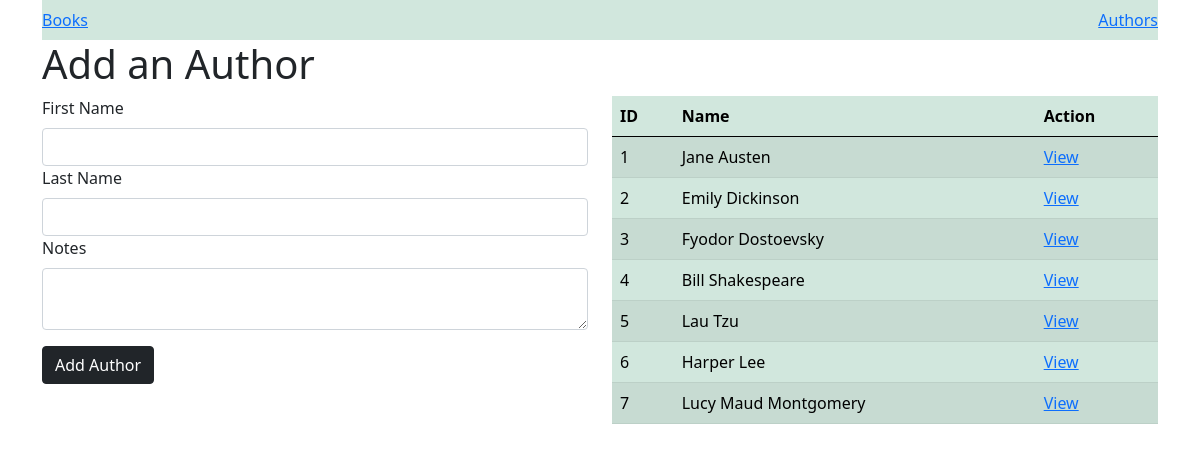
The page /newAuthor on the database as committed earlier.
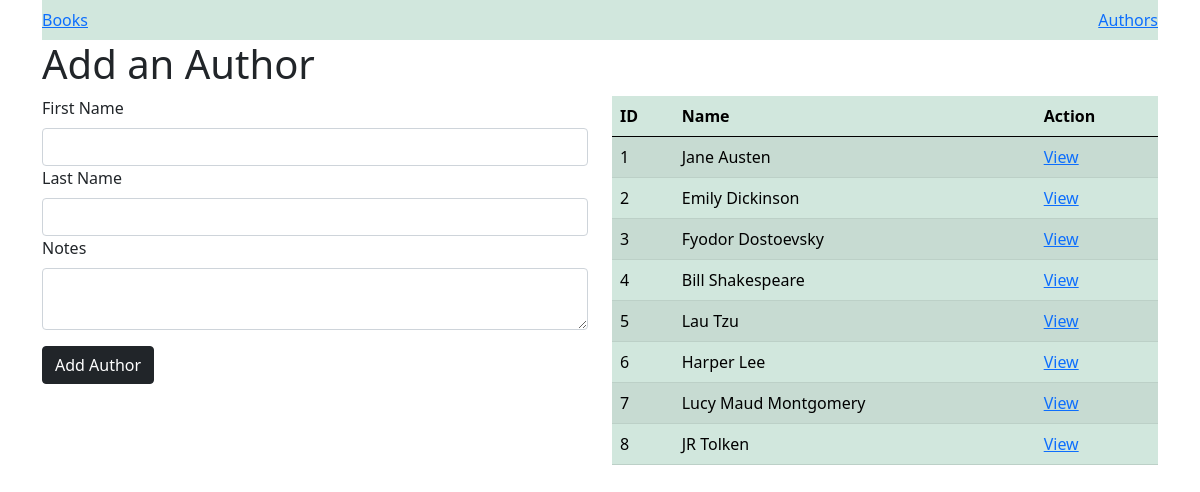
The same page on the database as committed later.
### books_authors_app/models.py (models this page shows)
class Author(models.Model):
    first_name= models.CharField(max_length=45)
    last_name= models.CharField(max_length=45)
    notes= models.TextField(null=True)
    myBooks= models.ManyToManyField(Book, related_name="myAuthors")
    created_at= models.DateTimeField(auto_now_add=True)
    updated_at= models.DateTimeField(auto_now=True)

### books_authors_app/views.py (the view)
# urls.py: path('newAuthor', views.newAuthor, name= 'newAuthor'),
def newAuthor(request):
    authors = Author.objects.all()
    context = {
        "authors": authors
    }
    return render(request, 'newAuthor.html', context)

### books_authors_app/templates/newAuthor.html (shortened to what this page needs)
<!DOCTYPE html>
<html lang="en">
<head>
    <link href="https://cdn.jsdelivr.net/npm/bootstrap@5.0.0-beta3/dist/css/bootstrap.min.css" rel="stylesheet">
</head>
<body>
    <div id="wrapper">
        <div class="container">
            <nav class="navbar navbar-light" style="background-color: #D1E7DD">
                <a href="/">Books</a>
                <a href="{% url 'newAuthor' %}">Authors</a>
            </nav>
                <h1>Add an Author</h1>
            <div class="row">
                <div class="col">
                    <form action="{% url 'createAuthor' %}" method='POST' class="form-group">
                            <label for="first_name" class="form-label">First Name</label>
                            <input type="text" class="form-control" name="first_name">
                            <label for="last_name" class="form-label">Last Name</label>
                            <input type="text" class="form-control" name="last_name">
                            <label for="notes" class="form-label">Notes</label>
                            <textarea name="notes" class="form-control" row="3"></textarea>
                            <button type="submit" class="mt-3 btn btn-dark">Add Author</button>
                    </form>
                </div>
                <div class="col">
                    <table class="table table-success table-striped table-hover">
                        <thead>
                            <tr>
                                <th>ID</th>
                                <th>Name</th>
                                <th>Action</th>
                            </tr>
                        </thead>
                        <tbody>
                        {% for author in authors %}
                            <tr>
                                <td>{{ author.id }}</td>
                                <td>{{ author.first_name }} {{ author.last_name }}</td>
                                <td><a href="{% url 'showAuthor' authorId=author.id %}">View</a></td>
                            </tr>
                        {% endfor %}
                        </tbody>
                    </table>
                </div>
            </div>
        </div>
    </div>
</body>
</html>

Rows that differ between the two databases and show on the page:
added Author: id "8", first_name "JR", last_name "Tolken"
